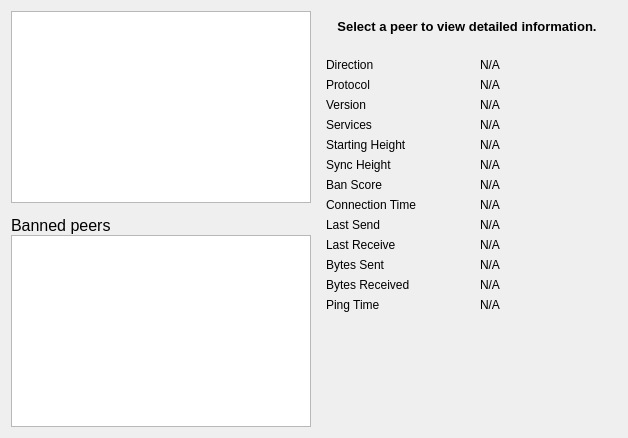
     <widget class="QWidget" name="tab_peers">
      <attribute name="title">
       <string>&amp;Peers</string>
      </attribute>
      <layout class="QGridLayout" name="gridLayout_2">
       <item row="0" column="0" rowspan="2">
        <layout class="QVBoxLayout" name="verticalLayout_101">
         <property name="spacing">
          <number>0</number>
         </property>
         <item>
          <widget class="QTableView" name="peerWidget">
           <property name="horizontalScrollBarPolicy">
            <enum>Qt::ScrollBarAsNeeded</enum>
           </property>
           <property name="sortingEnabled">
            <bool>true</bool>
           </property>
           <attribute name="horizontalHeaderHighlightSections">
            <bool>false</bool>
           </attribute>
          </widget>
         </item>
         <item>
          <widget class="QLabel" name="banHeading">
           <property name="sizePolicy">
            <sizepolicy hsizetype="Preferred" vsizetype="Minimum">
             <horstretch>0</horstretch>
             <verstretch>0</verstretch>
            </sizepolicy>
           </property>
           <property name="minimumSize">
            <size>
             <width>300</width>
             <height>32</height>
            </size>
           </property>
           <property name="maximumSize">
            <size>
             <width>16777215</width>
             <height>32</height>
            </size>
           </property>
           <property name="font">
            <font>
             <pointsize>12</pointsize>
            </font>
           </property>
           <property name="cursor">
            <cursorShape>IBeamCursor</cursorShape>
           </property>
           <property name="text">
            <string>Banned peers</string>
           </property>
           <property name="alignment">
            <set>Qt::AlignBottom|Qt::AlignLeading|Qt::AlignLeft</set>
           </property>
           <property name="wordWrap">
            <bool>true</bool>
           </property>
           <property name="textInteractionFlags">
            <set>Qt::NoTextInteraction</set>
           </property>
          </widget>
         </item>
         <item>
          <widget class="QTableView" name="banlistWidget">
           <property name="sizePolicy">
            <sizepolicy hsizetype="Expanding" vsizetype="Expanding">
             <horstretch>0</horstretch>
             <verstretch>0</verstretch>
            </sizepolicy>
           </property>
           <property name="horizontalScrollBarPolicy">
            <enum>Qt::ScrollBarAsNeeded</enum>
           </property>
           <property name="sortingEnabled">
            <bool>true</bool>
           </property>
           <attribute name="horizontalHeaderHighlightSections">
            <bool>false</bool>
           </attribute>
          </widget>
         </item>
        </layout>
       </item>
       <item row="0" column="1">
        <widget class="QLabel" name="peerHeading">
         <property name="sizePolicy">
          <sizepolicy hsizetype="Preferred" vsizetype="Minimum">
           <horstretch>0</horstretch>
           <verstretch>0</verstretch>
          </sizepolicy>
         </property>
         <property name="minimumSize">
          <size>
           <width>300</width>
           <height>32</height>
          </size>
         </property>
         <property name="font">
          <font>
           <pointsize>10</pointsize>
           <weight>75</weight>
           <bold>true</bold>
          </font>
         </property>
         <property name="cursor">
          <cursorShape>IBeamCursor</cursorShape>
         </property>
         <property name="text">
          <string>Select a peer to view detailed information.</string>
         </property>
         <property name="alignment">
          <set>Qt::AlignCenter</set>
         </property>
         <property name="wordWrap">
          <bool>true</bool>
         </property>
         <property name="textInteractionFlags">
          <set>Qt::LinksAccessibleByMouse|Qt::TextSelectableByKeyboard|Qt::TextSelectableByMouse</set>
         </property>
        </widget>
       </item>
       <item row="1" column="1">
        <widget class="QWidget" name="detailWidget" native="true">
         <property name="minimumSize">
          <size>
           <width>300</width>
           <height>0</height>
          </size>
         </property>
         <layout class="QGridLayout" name="gridLayout_3">
          <item row="0" column="0">
           <widget class="QLabel" name="label_23">
            <property name="text">
             <string>Direction</string>
            </property>
           </widget>
          </item>
          <item row="0" column="2">
           <widget class="QLabel" name="peerDirection">
            <property name="cursor">
             <cursorShape>IBeamCursor</cursorShape>
            </property>
            <property name="text">
             <string>N/A</string>
            </property>
            <property name="textFormat">
             <enum>Qt::PlainText</enum>
            </property>
            <property name="textInteractionFlags">
             <set>Qt::LinksAccessibleByMouse|Qt::TextSelectableByKeyboard|Qt::TextSelectableByMouse</set>
            </property>
           </widget>
          </item>
          <item row="1" column="0">
           <widget class="QLabel" name="label_21">
            <property name="text">
             <string>Protocol</string>
            </property>
           </widget>
          </item>
          <item row="1" column="2">
           <widget class="QLabel" name="peerVersion">
            <property name="cursor">
             <cursorShape>IBeamCursor</cursorShape>
            </property>
            <property name="text">
             <string>N/A</string>
            </property>
            <property name="textFormat">
             <enum>Qt::PlainText</enum>
            </property>
            <property name="textInteractionFlags">
             <set>Qt::LinksAccessibleByMouse|Qt::TextSelectableByKeyboard|Qt::TextSelectableByMouse</set>
            </property>
           </widget>
          </item>
          <item row="2" column="0">
           <widget class="QLabel" name="label_28">
            <property name="text">
             <string>Version</string>
            </property>
           </widget>
          </item>
          <item row="2" column="2">
           <widget class="QLabel" name="peerSubversion">
            <property name="cursor">
             <cursorShape>IBeamCursor</cursorShape>
            </property>
            <property name="text">
             <string>N/A</string>
            </property>
            <property name="textFormat">
             <enum>Qt::PlainText</enum>
            </property>
            <property name="textInteractionFlags">
             <set>Qt::LinksAccessibleByMouse|Qt::TextSelectableByKeyboard|Qt::TextSelectableByMouse</set>
            </property>
           </widget>
          </item>
          <item row="3" column="0">
           <widget class="QLabel" name="label_4">
            <property name="text">
             <string>Services</string>
            </property>
           </widget>
          </item>
          <item row="3" column="2">
           <widget class="QLabel" name="peerServices">
            <property name="cursor">
             <cursorShape>IBeamCursor</cursorShape>
            </property>
            <property name="text">
             <string>N/A</string>
            </property>
            <property name="textFormat">
             <enum>Qt::PlainText</enum>
            </property>
            <property name="textInteractionFlags">
             <set>Qt::LinksAccessibleByMouse|Qt::TextSelectableByKeyboard|Qt::TextSelectableByMouse</set>
            </property>
           </widget>
          </item>
          <item row="5" column="0">
           <widget class="QLabel" name="label_29">
            <property name="text">
             <string>Starting Height</string>
            </property>
           </widget>
          </item>
          <item row="5" column="2">
           <widget class="QLabel" name="peerHeight">
            <property name="cursor">
             <cursorShape>IBeamCursor</cursorShape>
            </property>
            <property name="text">
             <string>N/A</string>
            </property>
            <property name="textFormat">
             <enum>Qt::PlainText</enum>
            </property>
            <property name="textInteractionFlags">
             <set>Qt::LinksAccessibleByMouse|Qt::TextSelectableByKeyboard|Qt::TextSelectableByMouse</set>
            </property>
           </widget>
          </item>
          <item row="6" column="0">
           <widget class="QLabel" name="label_27">
            <property name="text">
             <string>Sync Height</string>
            </property>
           </widget>
          </item>
          <item row="6" column="2">
           <widget class="QLabel" name="peerSyncHeight">
            <property name="cursor">
             <cursorShape>IBeamCursor</cursorShape>
            </property>
            <property name="text">
             <string>N/A</string>
            </property>
            <property name="textFormat">
             <enum>Qt::PlainText</enum>
            </property>
            <property name="textInteractionFlags">
             <set>Qt::LinksAccessibleByMouse|Qt::TextSelectableByKeyboard|Qt::TextSelectableByMouse</set>
            </property>
           </widget>
          </item>
          <item row="7" column="0">
           <widget class="QLabel" name="label_24">
            <property name="text">
             <string>Ban Score</string>
            </property>
           </widget>
          </item>
          <item row="7" column="2">
           <widget class="QLabel" name="peerBanScore">
            <property name="cursor">
             <cursorShape>IBeamCursor</cursorShape>
            </property>
            <property name="text">
             <string>N/A</string>
            </property>
            <property name="textFormat">
             <enum>Qt::PlainText</enum>
            </property>
            <property name="textInteractionFlags">
             <set>Qt::LinksAccessibleByMouse|Qt::TextSelectableByKeyboard|Qt::TextSelectableByMouse</set>
            </property>
           </widget>
          </item>
          <item row="8" column="0">
           <widget class="QLabel" name="label_22">
            <property name="text">
             <string>Connection Time</string>
            </property>
           </widget>
          </item>
          <item row="8" column="2">
           <widget class="QLabel" name="peerConnTime">
            <property name="cursor">
             <cursorShape>IBeamCursor</cursorShape>
            </property>
            <property name="text">
             <string>N/A</string>
            </property>
            <property name="textFormat">
             <enum>Qt::PlainText</enum>
            </property>
            <property name="textInteractionFlags">
             <set>Qt::LinksAccessibleByMouse|Qt::TextSelectableByKeyboard|Qt::TextSelectableByMouse</set>
            </property>
           </widget>
          </item>
          <item row="9" column="0">
           <widget class="QLabel" name="label_15">
            <property name="text">
             <string>Last Send</string>
            </property>
           </widget>
          </item>
          <item row="9" column="2">
           <widget class="QLabel" name="peerLastSend">
            <property name="cursor">
             <cursorShape>IBeamCursor</cursorShape>
            </property>
            <property name="text">
             <string>N/A</string>
            </property>
            <property name="textFormat">
             <enum>Qt::PlainText</enum>
            </property>
            <property name="textInteractionFlags">
             <set>Qt::LinksAccessibleByMouse|Qt::TextSelectableByKeyboard|Qt::TextSelectableByMouse</set>
            </property>
           </widget>
          </item>
          <item row="10" column="0">
           <widget class="QLabel" name="label_19">
            <property name="text">
             <string>Last Receive</string>
            </property>
           </widget>
          </item>
          <item row="10" column="2">
           <widget class="QLabel" name="peerLastRecv">
            <property name="cursor">
             <cursorShape>IBeamCursor</cursorShape>
            </property>
            <property name="text">
             <string>N/A</string>
            </property>
            <property name="textFormat">
             <enum>Qt::PlainText</enum>
            </property>
            <property name="textInteractionFlags">
             <set>Qt::LinksAccessibleByMouse|Qt::TextSelectableByKeyboard|Qt::TextSelectableByMouse</set>
            </property>
           </widget>
          </item>
          <item row="11" column="0">
           <widget class="QLabel" name="label_18">
            <property name="text">
             <string>Bytes Sent</string>
            </property>
           </widget>
          </item>
          <item row="11" column="2">
           <widget class="QLabel" name="peerBytesSent">
            <property name="cursor">
             <cursorShape>IBeamCursor</cursorShape>
            </property>
            <property name="text">
             <string>N/A</string>
            </property>
            <property name="textFormat">
             <enum>Qt::PlainText</enum>
            </property>
            <property name="textInteractionFlags">
             <set>Qt::LinksAccessibleByMouse|Qt::TextSelectableByKeyboard|Qt::TextSelectableByMouse</set>
            </property>
           </widget>
          </item>
          <item row="12" column="0">
           <widget class="QLabel" name="label_20">
            <property name="text">
             <string>Bytes Received</string>
            </property>
           </widget>
          </item>
          <item row="12" column="2">
           <widget class="QLabel" name="peerBytesRecv">
            <property name="cursor">
             <cursorShape>IBeamCursor</cursorShape>
            </property>
            <property name="text">
             <string>N/A</string>
            </property>
            <property name="textFormat">
             <enum>Qt::PlainText</enum>
            </property>
            <property name="textInteractionFlags">
             <set>Qt::LinksAccessibleByMouse|Qt::TextSelectableByKeyboard|Qt::TextSelectableByMouse</set>
            </property>
           </widget>
          </item>
          <item row="13" column="0">
           <widget class="QLabel" name="label_26">
            <property name="text">
             <string>Ping Time</string>
            </property>
           </widget>
          </item>
          <item row="13" column="2">
           <widget class="QLabel" name="peerPingTime">
            <property name="cursor">
             <cursorShape>IBeamCursor</cursorShape>
            </property>
            <property name="text">
             <string>N/A</string>
            </property>
            <property name="textFormat">
             <enum>Qt::PlainText</enum>
            </property>
            <property name="textInteractionFlags">
             <set>Qt::LinksAccessibleByMouse|Qt::TextSelectableByKeyboard|Qt::TextSelectableByMouse</set>
            </property>
           </widget>
          </item>
          <item row="14" column="1">
           <spacer name="verticalSpacer_3">
            <property name="orientation">
             <enum>Qt::Vertical</enum>
            </property>
            <property name="sizeHint" stdset="0">
             <size>
              <width>20</width>
              <height>40</height>
             </size>
            </property>
           </spacer>
          </item>
         </layout>
        </widget>
       </item>
      </layout>
     </widget>
